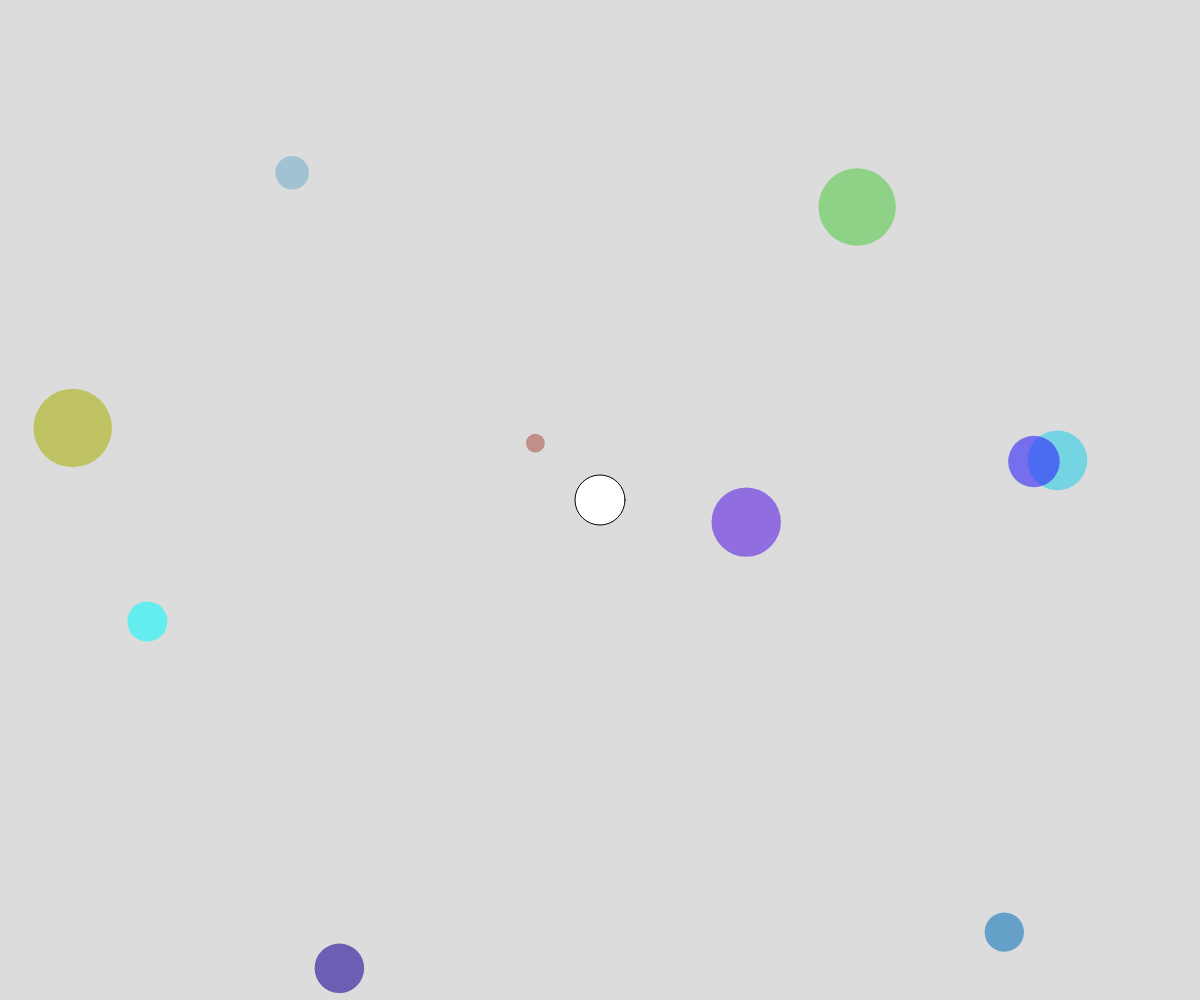
Frame 1 (no input)
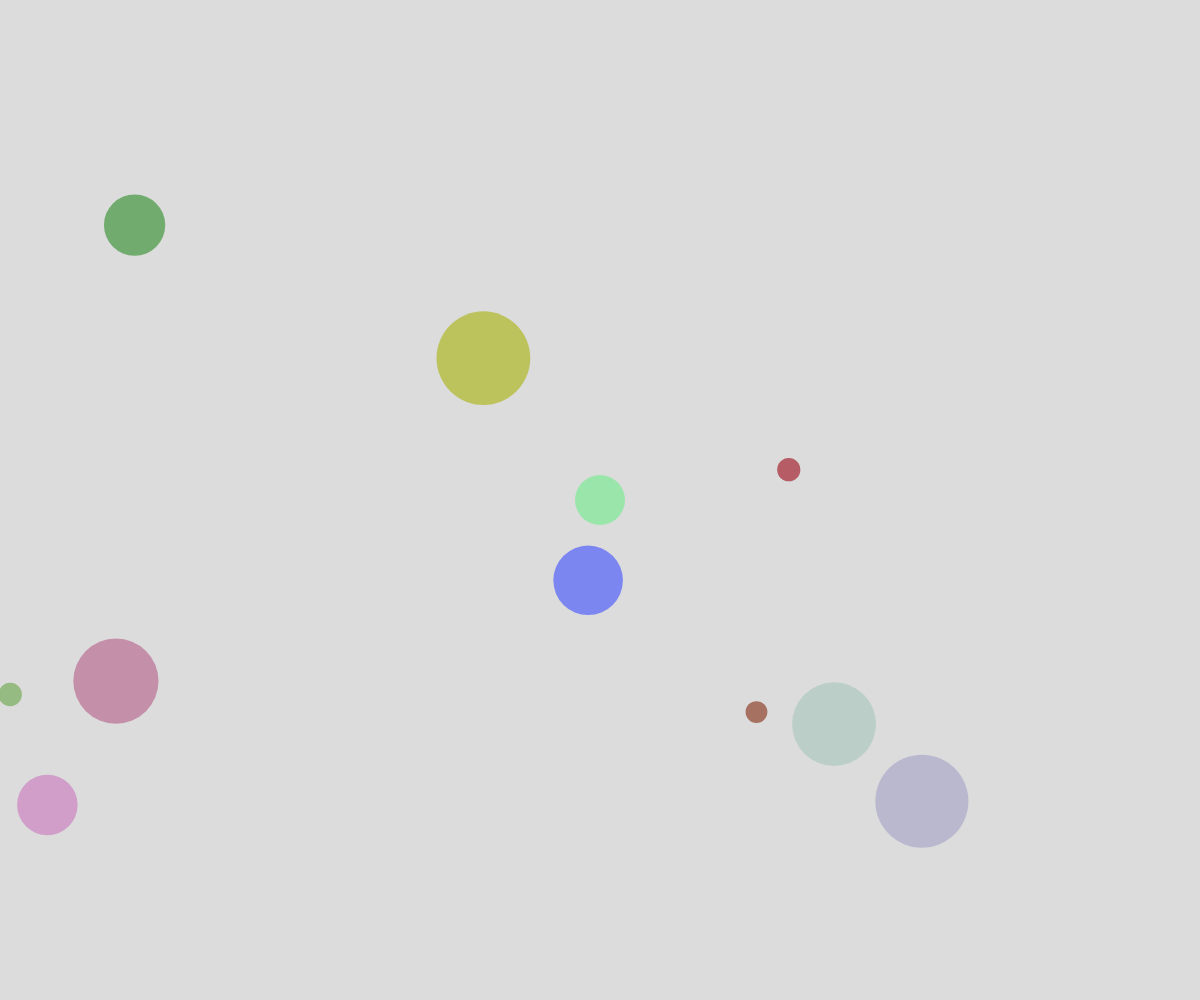
Frame 60 (no input)
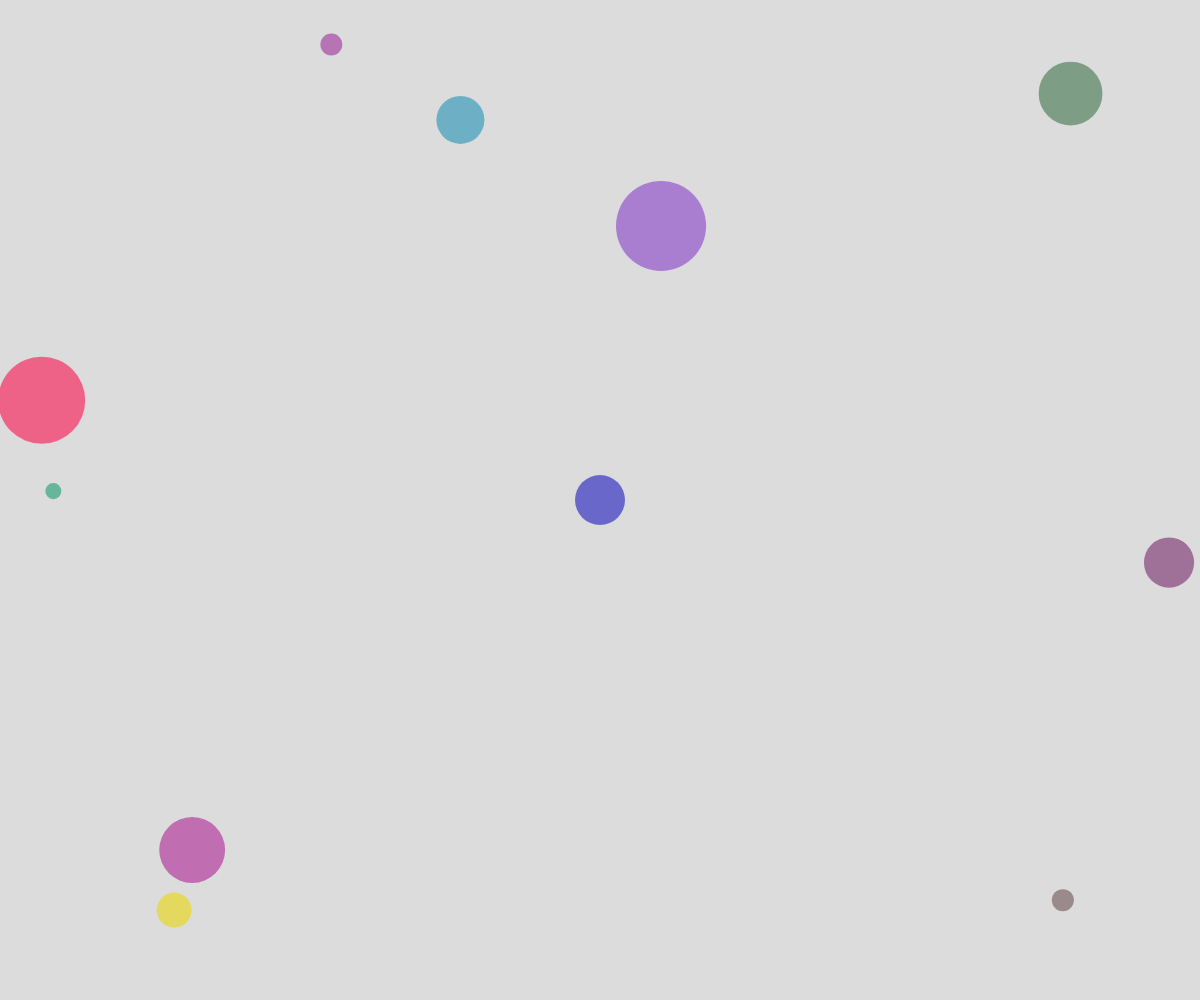
Frame 120 (the mouse pressed at the canvas centre since frame 60)

The p5.js sketch that drew these frames (run headless with seeded random() and noise() and a simulated clock; from frame 60 on, the mouse is pressed at the canvas centre):

// p5.js sketch
// ── sketch.js
let x;
let y;

function setup() {
  createCanvas(windowWidth, windowHeight);
  x = width * 0.5;
  y = height * 0.5;
}

function windowResized() {
  resizeCanvas(windowWidth, windowHeight);
}

function draw() {
  background(220);
  circle(x, y, 50);
  fill(56, 100, 150);
  noStroke();
  //print();

  // pluisieurs cercles qui bougent sur tout le canvas en changeant de couleurs et de tailles
  for (let i = 0; i < 10; i++) {
    let cx = random(width);
    let cy = random(height);
    let size = random(10, 100);
    let r = random(255);
    let g = random(255);
    let b = random(255);
    fill(r, g, b, 150);
    circle(cx, cy, size);
  }

}

function mousePressed() {
  x = mouseX;
  y = mouseY;

}
